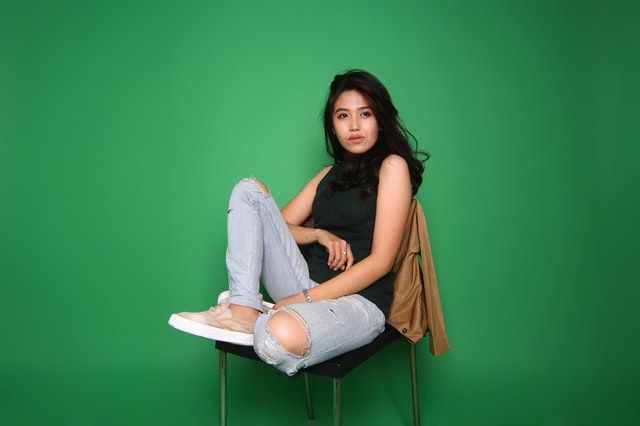
#> input picture computer vesion/tugaspertama/foto.jpg, 640 x 426 px
$ jupyter execute tugas.ipynb
#> lines starting #> are read from the running program, lines starting #| are printed output that depends on the picture; after the words box and inside, x2 and y2 are one past the last pixel; in counts of white or black regions, pixels touching at a corner belong together
[cell 1]
import cv2 as cv
import numpy as np

# Membaca gambar
image = cv.imread("foto.jpg")
#> image is the input picture: shape (426, 640, 3); mean B, G, R 81.9, 129.1, 58.2

# Mengonversi gambar ke ruang warna HSV
hsv = cv.cvtColor(image, cv.COLOR_BGR2HSV)
#> hsv: shape (426, 640, 3); mean H, S, V 68.3, 159.6, 132.9

# Mendefinisikan rentang warna hijau dalam HSV
# Nilai ini bisa disesuaikan jika diperlukan untuk mencocokkan background hijau
lower_green = np.array([35, 40, 40])
upper_green = np.array([85, 255, 255])

# Membuat mask untuk background hijau
mask = cv.inRange(hsv, lower_green, upper_green)
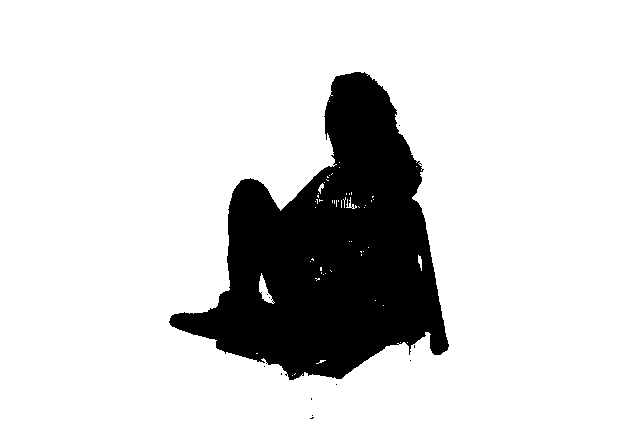
#> mask: shape (426, 640); 83.5% white; 12 black regions (11 under 20 px), largest, box (x1, y1, x2, y2) and area: (169, 72, 449, 380) 44923

# Membuat background biru dengan ukuran yang sama dengan gambar asli
blue_background = np.full_like(image, (255, 0, 0))  # Warna biru dalam format BGR

# Menggabungkan gambar asli dengan background biru menggunakan mask
result = cv.bitwise_and(blue_background, blue_background, mask=mask)
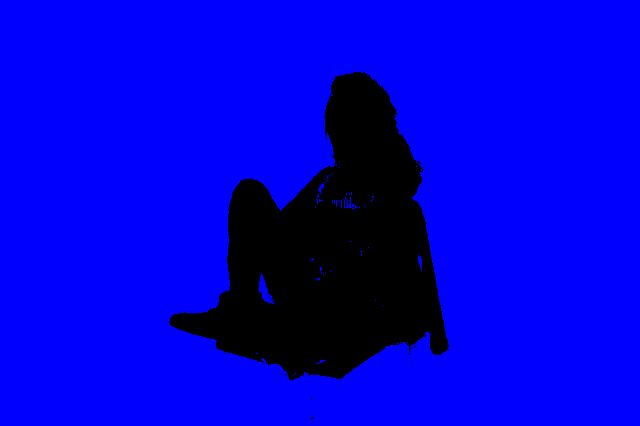
#> result: shape (426, 640, 3); mean of channels 0, 1, 2 213, 0, 0; drawn as B, G, R
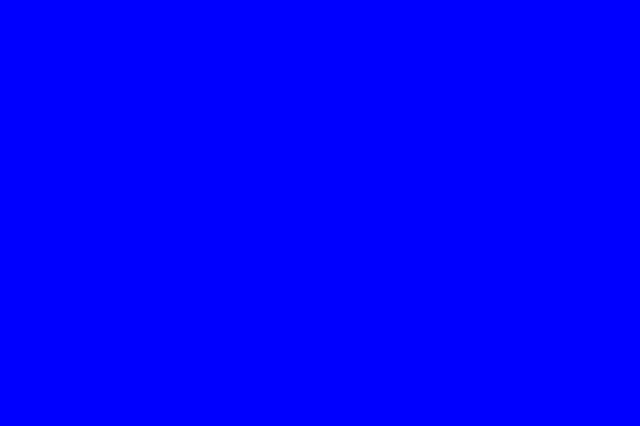
#> blue_background: shape (426, 640, 3); mean of channels 0, 1, 2 255, 0, 0; drawn as B, G, R
result = cv.bitwise_or(result, cv.bitwise_and(image, image, mask=cv.bitwise_not(mask)))
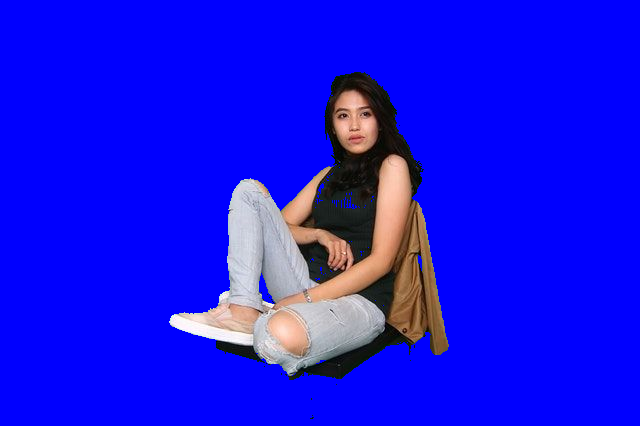
#> result: shape (426, 640, 3); mean of channels 0, 1, 2 231.1, 19.9, 22.9; drawn as B, G, R

# Menyimpan atau menampilkan hasil
cv.imwrite("/mnt/data/gambar_dengan_background_biru.jpg", result)
cv.imshow("Gambar dengan Background Biru", result)
cv.waitKey(0)
cv.destroyAllWindows()
